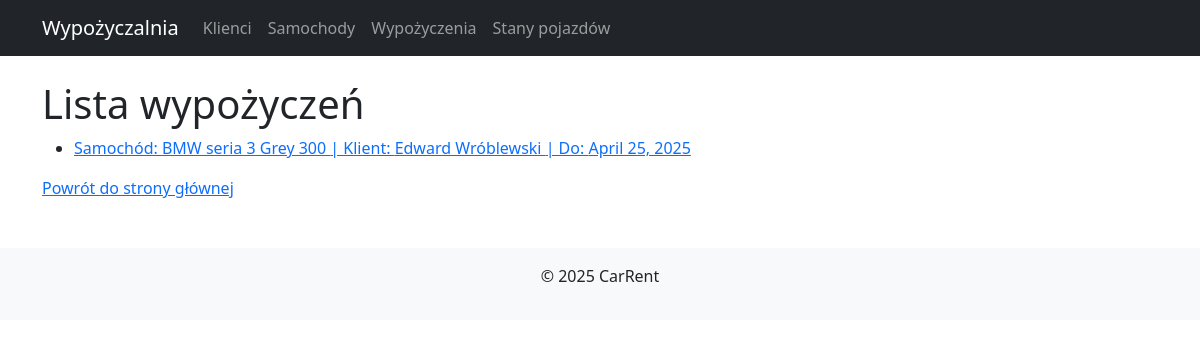
Page /carrent/rentals/ on the earlier database version.
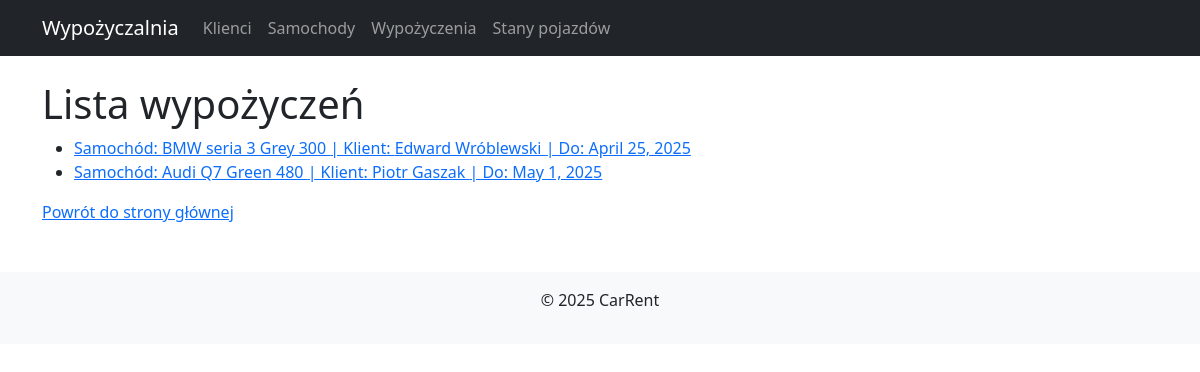
Same page on the later database version.
### carrent/models.py (models this page shows, shortened)
class Rental(models.Model):
    car = models.ForeignKey(Car, null=True, blank=True, on_delete=models.RESTRICT)
    untill = models.DateField()
    client = models.ForeignKey(Client, null=True, blank=True, on_delete=models.CASCADE)

class Car(models.Model):
    id = models.IntegerField(primary_key=True)
    brand = models.CharField(max_length=50)
    model = models.CharField(max_length=50)
    color = models.CharField(max_length=50)
    hp = models.IntegerField()
    drive = models.CharField(max_length=50)
    condition = models.ForeignKey(Condition, null=True, blank=True, on_delete=models.CASCADE)
    def __str__(self):
        return f"{self.brand} {self.model} {self.color} {self.hp}"
    class Meta:
        ordering = ['id', 'brand']

class Client(models.Model):
    firstname = models.CharField(max_length=50)
    lastname = models.CharField(max_length=50)
    age = models.IntegerField()
    drivingLicense = models.BooleanField(default=True)
    drivingLicenseUntill = models.DateField()
    def __str__(self):
        return f"{self.firstname} {self.lastname}"
    class Meta:
        ordering = ['firstname', 'lastname']

### carrent/views.py (the view)
# urls.py: path('rentals/', views.rental_list, name='rental_list'),
def rental_list(request):
    if request.method == 'POST':
        rentals = Rental.objects.filter(untill__icontains=request.POST['phrase'])
    else:
        rentals = Rental.objects.all()
    return render(request,
                  "carrent/rental/list.html",
                  {'rentals': rentals})

### carrent/templates/carrent/rental/list.html
{% extends 'carrent/base.html' %}
{% block content %}
<h1>Lista wypożyczeń</h1>
<ul>
    {% for rental in rentals %}
        <li>
            <a href="{% url 'rental_detail' rental.id %}">
                Samochód: {{ rental.car }} | Klient: {{ rental.client }} | Do: {{ rental.untill }}
            </a>
        </li>
    {% endfor %}
</ul>
<a href="{% url 'home' %}">Powrót do strony głównej</a>
{% endblock %}

Differences in the rows shown:
added Rental: car "Audi Q7 Green 480", client "Piotr Gaszak", untill "May 1, 2025"
